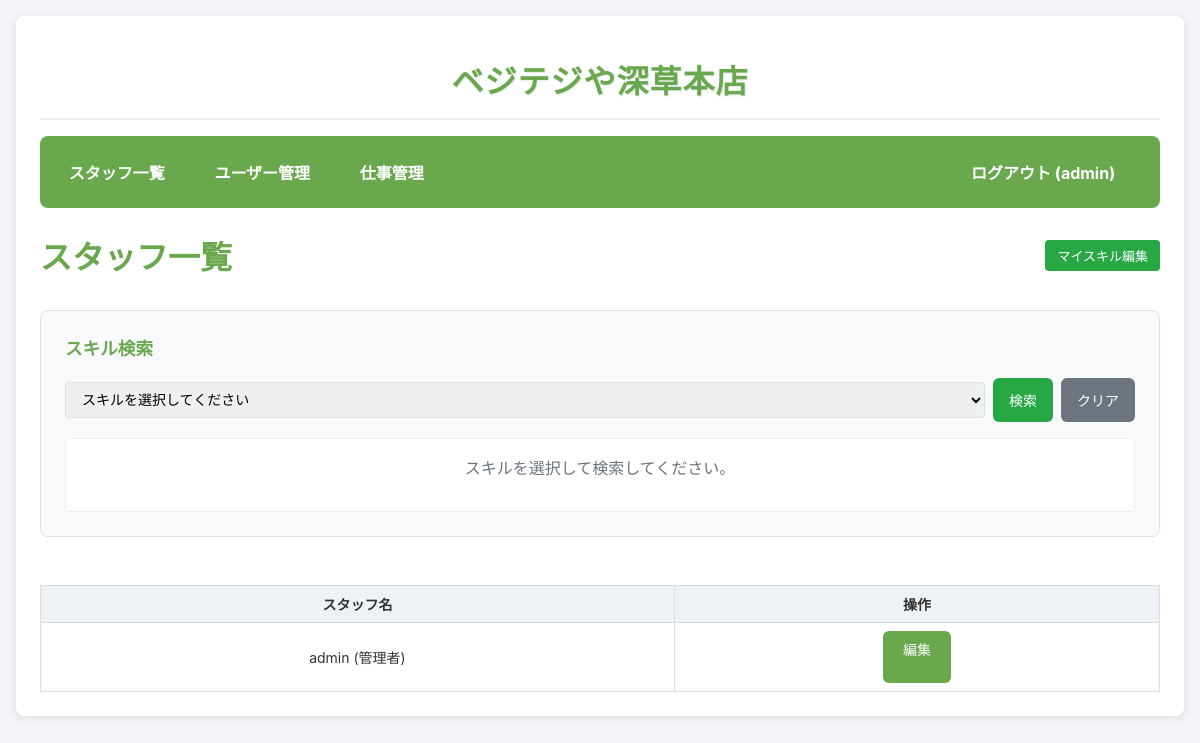
Page /dashboard (signed in) on the earlier database version.
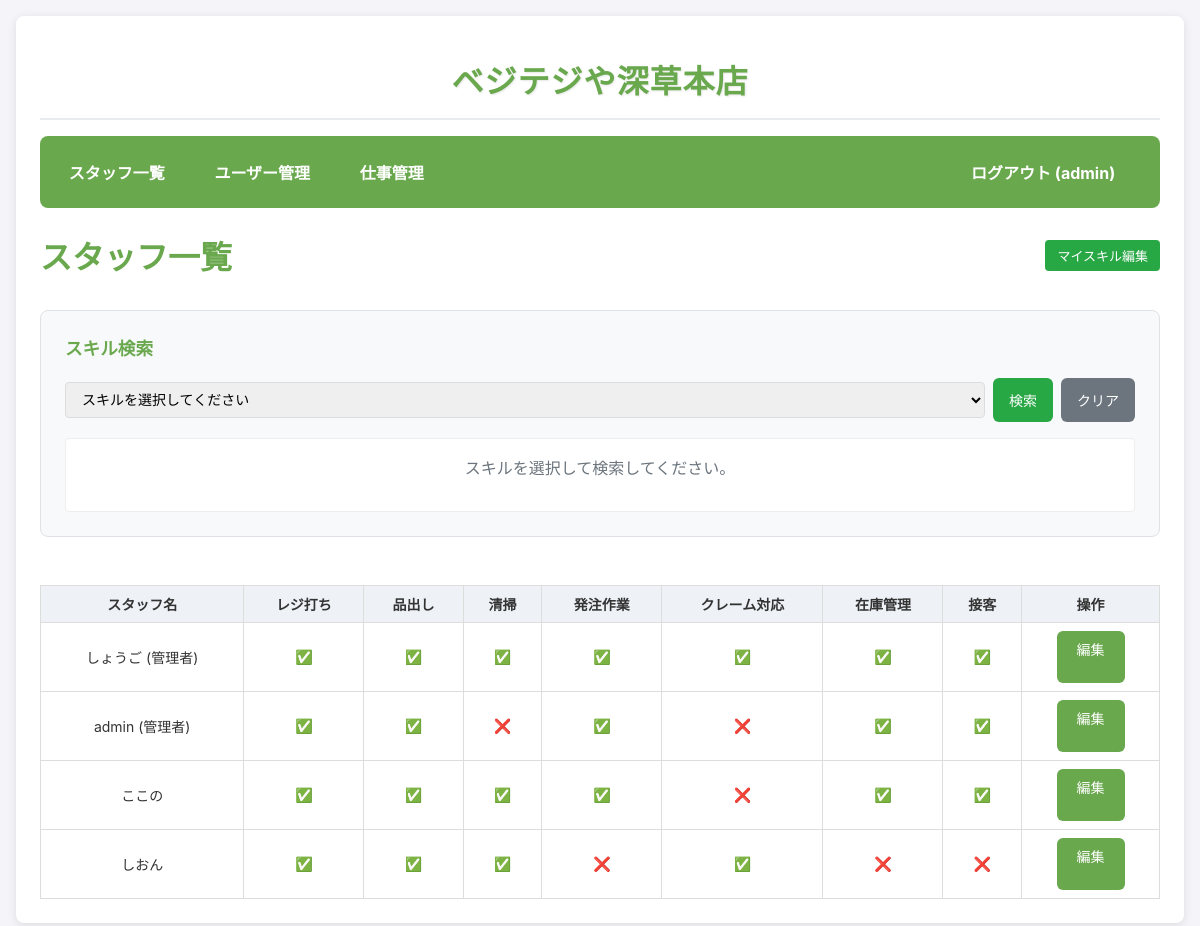
Same page on the later database version.
### app.py (models this page shows, shortened)
class User(UserMixin, db.Model):
    id = db.Column(db.Integer, primary_key=True)
    username = db.Column(db.String(80), unique=True, nullable=False)
    password_hash = db.Column(db.String(120), nullable=False)
    role = db.Column(db.String(80), nullable=False, default='staff')
    is_first_login = db.Column(db.Boolean, default=True)
    order_index = db.Column(db.Integer, default=0)
    skills = db.relationship('UserSkill', backref='user', cascade="all, delete-orphan")

class Task(db.Model):
    id = db.Column(db.Integer, primary_key=True)
    name = db.Column(db.String(120), nullable=False, unique=True)
    order_index = db.Column(db.Integer, default=0)

### app.py (the view)
@app.route('/dashboard')
@login_required
def dashboard():
    users = User.query.order_by(User.order_index, User.id).all()
    tasks = Task.query.all()
    skill_data = {}
    for user in users:
        skill_data[user.id] = {skill.task_id: skill.can_do for skill in user.skills}
    return render_template('dashboard.html', users=users, tasks=tasks, skill_data=skill_data)

### app.py (called while the page is built)
@login_manager.user_loader
def load_user(user_id):
    return User.query.get(int(user_id))

### templates/dashboard.html (shortened to what this page needs)
{% extends "base.html" %}
{% block content %}
  <div class="dashboard-header">
    <h1>スタッフ一覧</h1>
    <div class="header-actions">
      <a href="{{ url_for('my_skills') }}" class="btn btn-edit-skills">マイスキル編集</a>
    </div>
  </div>
  {% if current_user.role == 'admin' %}
  <div class="skill-search-section">
    <h3>スキル検索</h3>
    <div class="search-controls">
      <select id="skillSelect" class="skill-select">
        <option value="">スキルを選択してください</option>
      </select>
      <button onclick="searchSkill()" class="btn btn-search">検索</button>
      <button onclick="clearSearch()" class="btn btn-clear">クリア</button>
    </div>
    <div id="searchResults" class="search-results"></div>
  </div>
  {% endif %}
  <div class="table-container desktop-table">
    <table>
      <thead>
        <tr>
          <th>スタッフ名</th>
          {% for task in tasks %}
            <th>{{ task.name }}</th>
          {% endfor %}
          {% if current_user.role == 'admin' %}
            <th>操作</th>
          {% endif %}
        </tr>
      </thead>
      <tbody>
        {% for user in users %}
        {% if current_user.role == 'admin' or current_user.role == 'staff' %}
        <tr>
          <td>{{ user.username }} {% if current_user.role == 'admin' and user.role == 'admin' %}(管理者){% endif %}</td>
          {% for task in tasks %}
            <td>
              {% if skill_data[user.id].get(task.id) %}
                ✅
              {% else %}
                ❌
              {% endif %}
            </td>
          {% endfor %}
          {% if current_user.role == 'admin' %}
            <td>
              <a href="{{ url_for('edit_skills', user_id=user.id) }}" class="btn btn-small">編集</a>
            </td>
          {% endif %}
        </tr>
        {% endif %}
        {% endfor %}
      </tbody>
    </table>
  </div>
{% endblock %}

### templates/base.html (shortened to what this page needs)
<!doctype html>
<html lang="ja">
  <head>
  </head>
  <body>
    <div class="container">
      {% if current_user.is_authenticated %}
      <div class="site-header">
        <h1 class="site-title">ベジテジや深草本店</h1>
      </div>
      {% endif %}
     <nav>
        {% if current_user.is_authenticated %}
          <div class="nav-left">
            <a href="{{ url_for('dashboard') }}">スタッフ一覧</a>
            {% if current_user.role == 'admin' %}
              <a href="{{ url_for('manage_users') }}">ユーザー管理</a>
              <a href="{{ url_for('manage_tasks') }}">仕事管理</a>
            {% endif %}
          </div>
          <div class="nav-right">
            <a href="{{ url_for('logout') }}">ログアウト ({{ current_user.username }})</a>
          </div>
        {% endif %}
      </nav>
      {% block content %}{% endblock %}
    </div>
  </body>
</html>

Differences in the rows shown:
added Task: name "レジ打ち"
added Task: name "品出し"
added Task: name "清掃"
added Task: name "発注作業"
added Task: name "クレーム対応"
added Task: name "在庫管理"
added Task: name "接客"
added User: username "しょうご", role "(管理者)"
added User: username "ここの"
added User: username "しおん"
